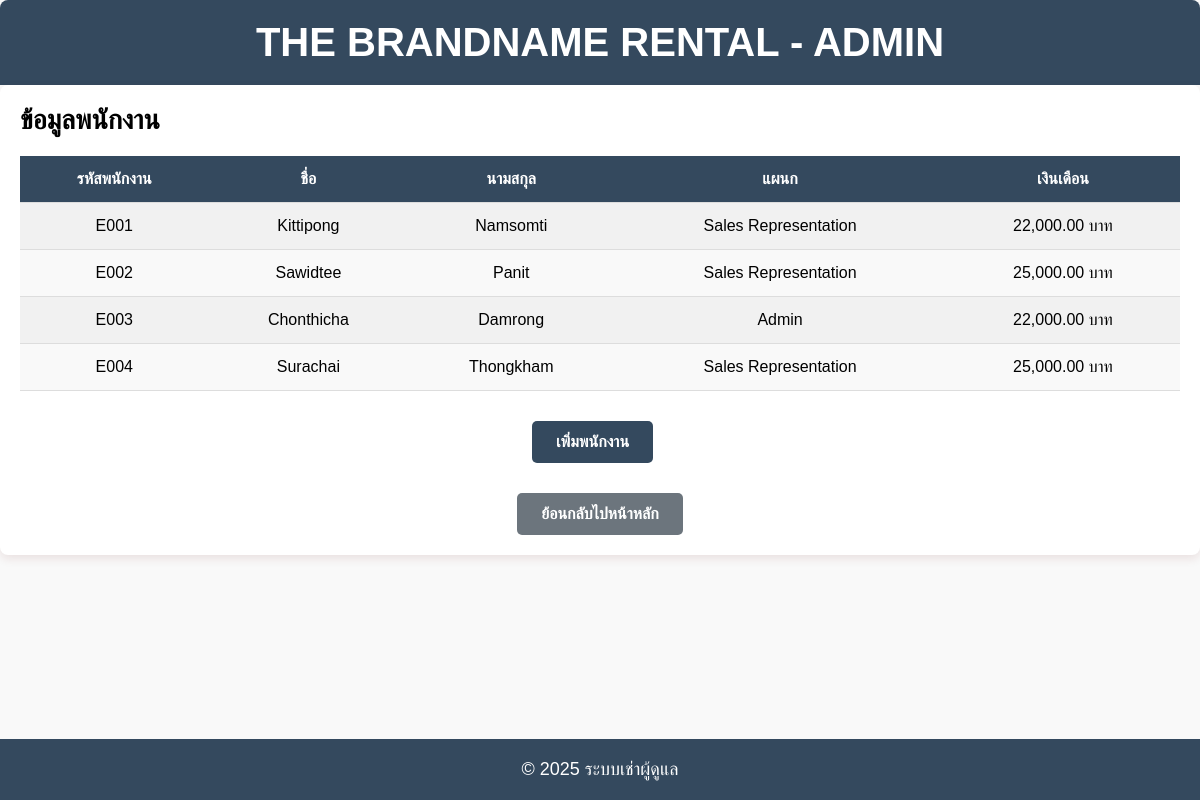
/admin_profile.php, run on the app's committed database.
### tables this page shows
create table Employees (
    employees_id varchar(50) PRIMARY KEY,
    employees_firstname  varchar(50),
    employees_lastname varchar(50),
    gender varchar(50),
    department varchar(50) NOT NULL,
    phonenumber varchar(15),
    salary int
);

### admin_profile.php (the view, shortened to what this page needs)
<!DOCTYPE html>
<html lang="th">
<head>
</head>
<body>
<header>
    <h1>THE BRANDNAME RENTAL - ADMIN</h1>
</header>
<div class="container">
    <h2>ข้อมูลพนักงาน</h2>
    <?php
    include 'db_connect.php';
    $sql = "SELECT employees_id, employees_firstname, employees_lastname, department, salary FROM employees";
    $result = $conn->query($sql);
    if ($result->num_rows > 0) {
        echo "<table>
                <tr>
                    <th>รหัสพนักงาน</th>
                    <th>ชื่อ</th>
                    <th>นามสกุล</th>
                    <th>แผนก</th>
                    <th>เงินเดือน</th>
                </tr>";
        while ($row = $result->fetch_assoc()) {
            echo "<tr>
                    <td>" . $row["employees_id"] . "</td>
                    <td>" . $row["employees_firstname"] . "</td>
                    <td>" . $row["employees_lastname"] . "</td>
                    <td>" . $row["department"] . "</td>
                    <td>" . number_format($row["salary"], 2) . " บาท</td>
                </tr>";
        }
        echo "</table>";
    } else {
        echo "<p style='color:red;'>ไม่พบข้อมูลพนักงาน</p>";
    }
    ?>
    <div class="button-group">
        <a href="add_employee.php">
            <button class="add-btn">เพิ่มพนักงาน</button>
        </a>
    </div>
    <div class="button-group">
        <a href="index_admin.php">
            <button class="back-btn">ย้อนกลับไปหน้าหลัก</button>
        </a>
    </div>
</div>
<footer>
    <p>&copy; 2025 ระบบเช่าผู้ดูแล</p>
</footer>
</body>
</html>

### admin_profile.php (style rules this page uses)
* { margin: 0; padding: 0; box-sizing: border-box; }
body { font-family: 'Poppins', sans-serif; background-color: #f9f9f9; display: flex; flex-direction: column; align-items: center; justify-content: flex-start; height: 100vh; margin: 0; font-size: 18px; }
.container { width: 100%; max-width: 1200px; margin: 0 auto; padding: 20px; background-color: #ffffff; box-shadow: 0 4px 10px rgba(112, 22, 22, 0.1); border-radius: 8px; }
header { background-color: #34495e; padding: 20px 0; width: 100%; text-align: center; border-radius: 8px 8px 0 0; }
h1 { color: white; font-size: 2.5rem; font-weight: 600; }
table { width: 100%; border-collapse: collapse; margin-top: 20px; }
th, td { padding: 14px; text-align: center; border-bottom: 1px solid #ddd; font-size: 16px; }
th { background-color: #34495e; color: white; font-weight: 600; }
td { background-color: #f9f9f9; }
tr:nth-child(even) td { background-color: #f1f1f1; }
footer { background-color: #34495e; color: white; text-align: center; padding: 20px; width: 100%; position: fixed; bottom: 0; left: 0; }
button { padding: 12px 24px; border: none; border-radius: 5px; cursor: pointer; font-size: 16px; font-weight: 600; transition: all 0.3s ease; }
.add-btn { background-color: #34495e; color: white; margin-right: 15px; }
.back-btn { background-color: #6c757d; color: white; }
.button-group { margin-top: 30px; text-align: center; }

### data on the page
employees: employees_id "E001", employees_firstname "Kittipong", employees_lastname "Namsomti", department "Sales Representation", salary "22,000.00"
employees: employees_id "E002", employees_firstname "Sawidtee", employees_lastname "Panit", department "Sales Representation", salary "25,000.00"
employees: employees_id "E003", employees_firstname "Chonthicha", employees_lastname "Damrong", department "Admin", salary "22,000.00"
employees: employees_id "E004", employees_firstname "Surachai", employees_lastname "Thongkham", department "Sales Representation", salary "25,000.00"
